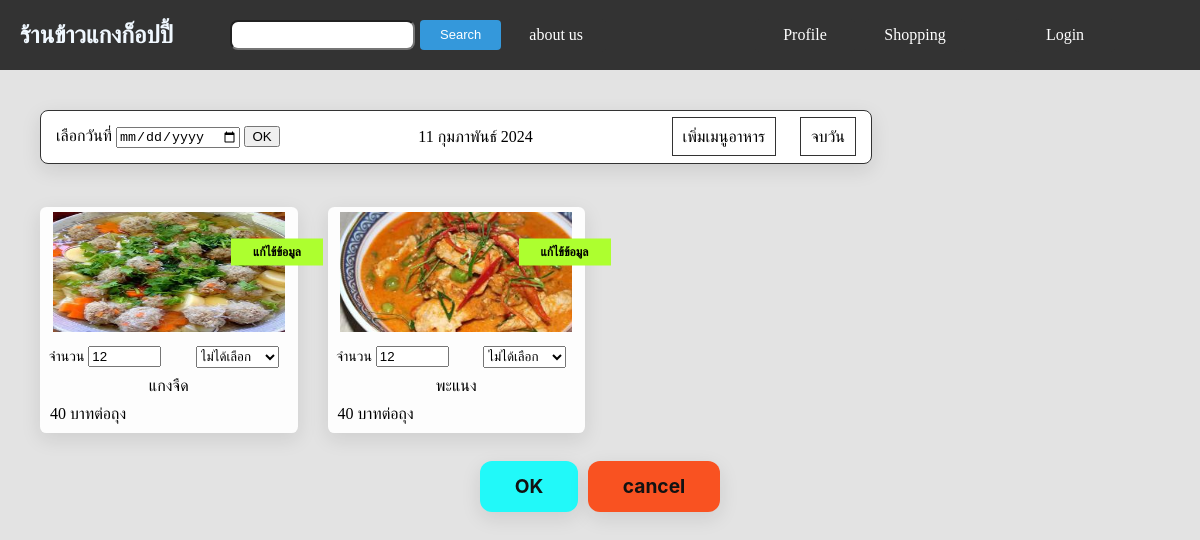
Page /managefood/ on the earlier database version.
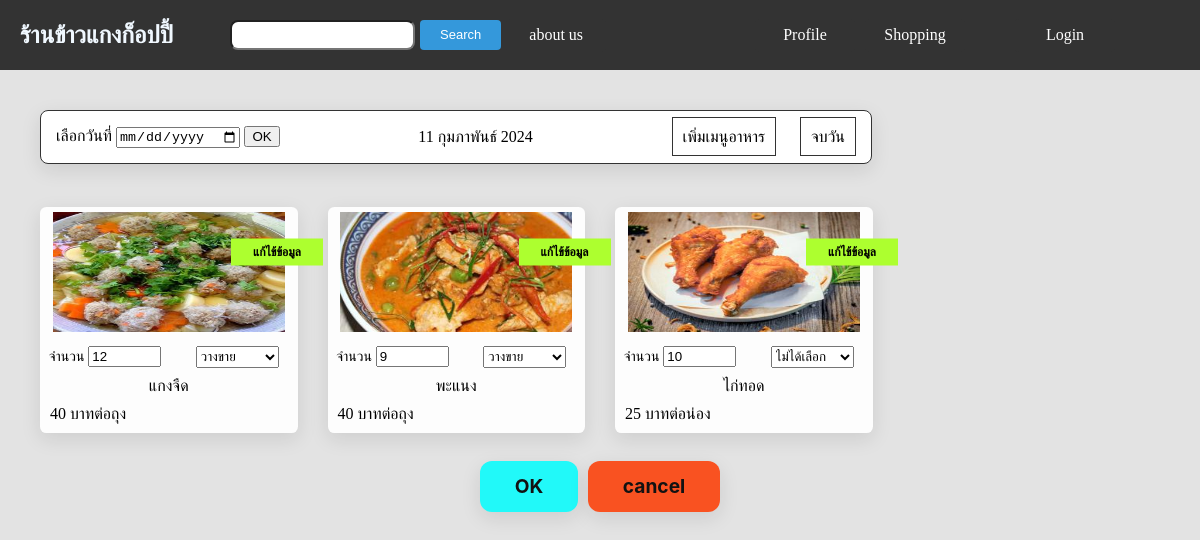
Same page on the later database version.
### app/models.py (models this page shows, shortened)
class Food(models.Model):
    name = models.CharField(max_length=100)
    price = models.IntegerField(default=0)
    unit = models.CharField(max_length=100,default='บาทต่อถุง')
    score = models.FloatField(default=0,blank=True,null=True)
    quantity_review = models.IntegerField(default=0,blank=True,null=True)
    quantity_sale = models.IntegerField(default=0)
    image = models.ImageField(upload_to='media/image/',blank=True,null=True)
    options = models.CharField(max_length=20, choices=(
        ('notchoose', 'ไม่ได้เลือก'),
        ('onsale', 'วางขาย'),
        ('soldout', 'ขายหมดแล้ว'),
    ), default='notchoose')
    def __str__(self) -> str:
        return f'เมนู {self.name} ราคา {self.price} บาท status : {self.options}'

### app/views.py (the view)
# urls.py: path('managefood/',managefood,name='managefood'),
def managefood(req, date=None):
    print(date)
    if req.method == 'POST':
        quantity = req.POST.getlist('input_quantity')
        print(quantity)
        food_ids = req.POST.getlist('food_id')
        print(food_ids)
        options = req.POST.getlist('options')
        print(options)
        if len(food_ids) == len(options):
            for id, option,quantity in zip(food_ids, options,quantity):
                food_item = Food.objects.get(pk=id)
                print(food_item, f'pass {option}')
                if option == 'notchoose':
                    found = Historysale.objects.filter(food_id=food_item.id, date_field=date)
                    print(found)
                    if found.exists():
                        food_item.options = option
                        food_item.save()
                        found.delete()
                        print('ลบสำเร็จ (Deletion successful)')
                    else:
                        print('ไม่พบข้อมูลในฐานข้อมูล (Data not found in the database)')
                elif option in ['onsale', 'soldout']:
                    found = Historysale.objects.filter(food_id=food_item.id, date_field=date).first()
                    if found:
                        if food_item.options != option:
                            food_item.options = option
                            found.quantity = quantity
                            food_item.quantity_sale = quantity
                            found.save()
                            food_item.save()
                            print('เปลี่ยนแปลงข้อมูลสำเร็จ (Data changed successfully)')
                        else:
                            print('ไม่มีการเปลี่ยนแปลง (No changes made)')
                            if quantity:
                                found.quantity = quantity
                                food_item.quantity_sale = quantity
                                found.save()
                                food_item.save()
                    else:
                        food_item.options = option
                        food_item.save()
                        history_sale = Historysale.objects.create(food=food_item, date_field=date,quantity=quantity)
                        print('เซฟข้อมูลลงฐานข้อมูลได้ (Saved data to the database)')
        return redirect('managefood')
    else:
        food = Food.objects.all()
        form_date = DateForm()
        get_date = getdate()
        thai_date = getdate(None,get_date)
        history = Historysale.objects.filter(date_field=get_date)
        list_food =[]
        for food in food:
            found_item = ''
            print(food)
            for item in history:
                if food == item.food:
                    found_item = item
                    break
            if found_item:
                list_food.append((food,found_item))
            else:
                list_food.append((food,''))
        print(list_food)
        context ={
            'date':get_date,
            'thai_date':thai_date,
            'food':food,
            'form':form_date,
            'list_food':list_food,
        }
        return render(req,'app/managefood.html',context)

### app/forms.py
class DateForm(forms.ModelForm):
    class Meta:
        model = Historysale
        fields = ['date_field']
        widgets = {
            'date_field': forms.DateInput(attrs={'type': 'date'})
        }

### app/templates/app/managefood.html (shortened to what this page needs)
<!DOCTYPE html>
<html lang="th">
<head>
</head>
<body>
    {% include 'app/navbar.html' %}
    <div class="containerbody">
        <div class="container">
            <div class="managebar">
                <form action="/select_date/" method="post">
                    <label for="id_my_date_field">เลือกวันที่</label>
                    {{ form.date_field }}
                    <button type="submit">OK</button>
                </form>
                <div class="showdate">{{thai_date}}</div>
                <div class="rightbar">
                    <a href="/create/" class="addfood">เพิ่มเมนูอาหาร</a>
                    <a href="#" class="clearfood" onclick="openPopup()">จบวัน</a>
                </div>
            </div>
        </div>
    </div>
    <form class="submit_sales" method="post" action="/managefood/{{date}}/">
        <div class="container-area">
            {%for f,h in list_food %}
                        <div class="boxlistfood">
                            {%if f.image %}
                            <div class="image-food">
                                <img src="{{f.image.url}}" alt="food-image">
                                <div class="overlay">
                                    <a href="/updatefood/{{f.id}}/" class="change-data">แก้ไข้ข้อมูล</a>
                                </div>
                            </div>
                            {%endif%}
                            <div class="options_sale">
                                <div class="input_q">
                                    <label class="label_input" for="input_button">จำนวน</label>
                                    <input class="input_button" name="input_quantity" type="number" value='{{f.quantity_sale}}'>
                                </div>
                                {%if f.options == 'onsale'%}
                                    <select class="select_button" name="options" id="option_{{f.id}}">
                                        <option value="onsale">วางขาย</option>
                                    </select>
                                {%endif%}
                                {%if f.options == 'notchoose'%}
                                <select class="select_button" name="options" id="option_{{f.id}}">
                                    <option value="notchoose">ไม่ได้เลือก</option>
                                </select>
                                {%endif%}
                            </div>
                            <div class="foodname">{{f.name}}</div>
                            <div class="detail_food">
                            <div>{{f.price}} {{f.unit}}</div>
                            </div>
                        </div>
            {%endfor%}
        </div>
        <div class="box-button">
            <div class="button-submit">
                <button class="btn-ok" type="submit">OK</button>
                <a class="btn-cancel" href="/managefood/">cancel</a>
            </div>
        </div>
    </form>
</body>
</html>

### app/templates/app/navbar.html (shortened to what this page needs)
<header>
    <nav class="navbar">
        <div class="leftitem">
            <div class="logoitem">
                <h1 class="res_name"><a href="{%url 'home'%}">ร้านข้าวแกงก็อปปี้</a></h1>
            </div>
            <div class="search-btn-about">
                <form class="search" method="post" action="/search/">
                    <div class="searchbar">
                        <input class="search-box" type="search" aria-label="Search" name="text-search">
                        <button type="submit">Search</button>
                    </div>
                </form>
                <a class="about-us" href="/about_us/">about us</a>
            </div>
        </div>
        <div class="rightitem">
            <div class="box-profile">
                <a class="profile" href="/profile/{{user.username}}/">Profile</a>
            </div>
            <div class="create_cart">
                <a class="cart" href="/create_cart/">Shopping</a>
            </div>
            <ul class="box-login">
                {% if user.is_authenticated %}
                <span class="username-btn">{{ user.username }}</span>
                <a class="logout-btn"
                href="{% url 'logout' %}">Logout</a>
                {% else %}
                <a class="login-btn" href="{% url 'line' %}">Login</a>
                {% endif %}
            </ul>
        </div>
    </nav>
</header>

### app/templates/app/managefood.html (style rules this page uses)
body { background-color: #E3E3E3; }
.containerbody { display: flex; justify-content: start; padding: 20px; margin-top: 20px; }
.container { width: 800px; border: 1px solid #333; border-radius: 0.5rem; background-color: #fff; padding: 15px; margin-left: 20px; box-shadow: transparent 0 0 0 3px,rgba(18, 18, 18, .1) 0 6px 20px; }
.managebar { display: flex; justify-content: space-between; align-items: center; }
a { list-style: none; text-decoration: none; color: black; }
.addfood { border: 1px solid #333; padding: 10px; margin-right: 20px; }
.clearfood { border: 1px solid #333; padding: 10px; }
.container-area { display: grid; padding: 0.5rem; margin: 0.5rem; grid-template-columns: repeat(4,1fr); grid-gap: 10px; width: 1140px; margin: 0 auto; margin-top: 5px; }
.boxlistfood { box-shadow: transparent 0 0 0 3px,rgba(18, 18, 18, .1) 0 6px 20px; border-radius: 0.4rem; background-color: #FDFDFD; height: auto; margin: 10px; }
.boxlistfood div { margin-top: 5px; text-align: center; }
.image-food { width: 100% ; height: auto; margin-top: 0; position: relative; display: inline-block; }
.image-food img { height: 120px; width: 90%; }
.overlay { position: absolute; top: 30%; left: 80%; transform: translate(-50%, -50%); padding: 10px; border-radius: 5px; width: 30px; }
.change-data { background-color: greenyellow; display: inline-block; padding: 6px; width: 80px; text-align: center; white-space: nowrap; overflow: hidden; text-overflow: ellipsis; color: black; text-decoration: none; font-weight: bold; font-size: 12px; }
.detail_food { display: flex; justify-content: space-between; align-items: center; margin: 10px; }
.foodname { text-align: center; margin-top: 0px; }
.options_sale { display: flex; justify-content: space-around; align-items: center; margin-right: 10px; }
.input_q { margin-bottom: 5px; }
.label_input { font-size: 14px; }
.input_button { width: 65px; }
.select_button { height: 22px; }
.box-button { display: flex; justify-content: center; }
.button-submit { display: flex; width: 20%; margin-top: 10px; justify-content: center; }
.btn-ok { margin-right: 10px; align-items: center; background-color:#21F9F9; border-radius: 12px; box-shadow: transparent 0 0 0 3px,rgba(18, 18, 18, .1) 0 6px 20px; box-sizing: border-box; color: #121212; cursor: pointer; display: inline-flex; flex: 1 1 auto; font-family: Inter,sans-serif; font-size: 1.2rem; font-weight: 700; justify-content: center; line-height: 1; margin: 0; outline: none; padding: 1rem 1.2rem; text-align: center; text-decoration: none; transition: box-shadow .2s,-webkit-box-shadow .2s; white-space: nowrap; border: 0; user-select: none; -webkit-user-select: none; touch-action: manipulation; height: auto; width: auto; margin-right: 5px; }
.btn-cancel { width: 10px; align-items: center; background-color: #F95221; border-radius: 12px; box-shadow: transparent 0 0 0 3px,rgba(18, 18, 18, .1) 0 6px 20px; box-sizing: border-box; color: #121212; cursor: pointer; display: inline-flex; flex: 1 1 auto; font-family: Inter,sans-serif; font-size: 1.2rem; font-weight: 700; justify-content: center; line-height: 1; margin: 0; outline: none; padding: 1rem 1.2rem; text-align: center; text-decoration: none; transition: box-shadow .2s,-webkit-box-shadow .2s; white-space: nowrap; border: 0; user-select: none; -webkit-user-select: none; touch-action: manipulation; height: auto; width: auto; margin-left: 5px; }

Differences in the rows shown:
changed Food "แกงจืด": options "ไม่ได้เลือก" → "วางขาย"
changed Food "พะแนง": input_quantity "12" → "9"; options "ไม่ได้เลือก" → "วางขาย"
added Food: image (picture), input_quantity "10", options "ไม่ได้เลือก", name "ไก่ทอด", price "25", unit "บาทต่อน่อง"
